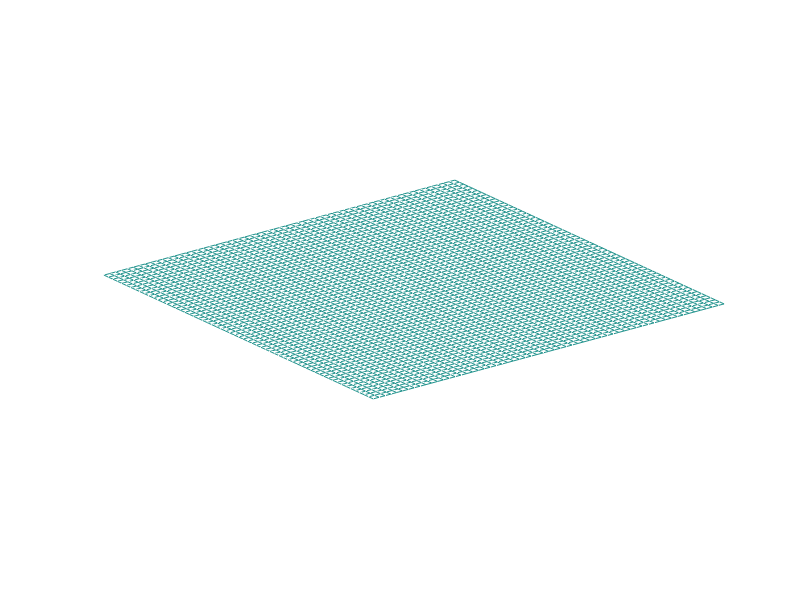

Write MATLAB code to recreate this figure. (Note: this script raises an error after producing the figure.)
h=1e-1; % mesh
k=5e-2; % timestep

v=0;
x=(-3:h:3)'; I=size(x,1);
y=(-3:h:3)'; J=size(y,1);
N=500;
U=zeros(I,J);
U1=zeros(I,J);
U2=zeros(I,J);
for i=1:I
    for j=1:J
        if x(i)^4+y(j)^4>2^4 %x(i)^2+y(j)^2>2^2
            U1(i,j)=0;
            U2(i,j)=0;
        else
            U1(i,j)=exp(-pi*(x(i)^2+y(j)^2));
            U2(i,j)=k*v+U1(i,j);
        end
    end
end

[X,Y]=meshgrid(x);
mesh(X,Y,U)
zlim([-1,1])
xlim([-2,2])
ylim([-2,2])
axis tight
set(gca,'nextplot','replacechildren','visible','off')
f = getframe;
[im,map] = rgb2ind(f.cdata,256,'nodither');
im(1,1,1,20) = 0;

for n=1:N
    for i=2:I-1
        for j=2:J-1
            if abs(x(i))+abs(y(j))>2 %x(i)^2+y(j)^2>2^2
                U(i,j)=0;
            else
                U(i,j)=k^2/h^2*(U1(i+1,j)+U1(i-1,j)+U1(i,j+1)+U1(i,j-1)-4*U1(i,j))+2*U1(i,j)-U2(i,j);
            end
                        
                %U(i,j,t)=mu*(U(i+1,j,t-1)+U(i-1,j,t-1)+U(i,j+1,t-1)+U(i,j-1,t-1)-4*U(i,j,t-1))+U(i,j,t-1);
        end
    end
    U2=U1;
    U1=U;

    mesh(X,Y,U);
    zlim([-1,1])
    xlim([-2,2])
    ylim([-2,2])
    f = getframe;
    im(:,:,1,n) = rgb2ind(f.cdata,map,'nodither');

end
imwrite(im,map,'DancingPeaks.gif','DelayTime',0,'LoopCount',inf)
